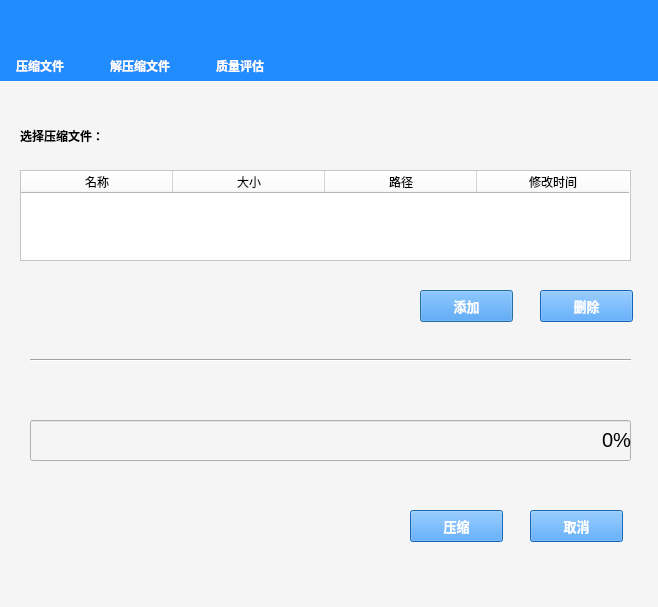
<?xml version="1.0" encoding="UTF-8"?>
<ui version="4.0">
 <class>CompressUI</class>
 <widget class="QDialog" name="CompressUI">
  <property name="geometry">
   <rect>
    <x>0</x>
    <y>0</y>
    <width>658</width>
    <height>607</height>
   </rect>
  </property>
  <property name="windowTitle">
   <string>压缩界面</string>
  </property>
  <property name="styleSheet">
   <string notr="true">background-color: rgb(245, 245, 245);</string>
  </property>
  <widget class="QProgressBar" name="progressBar">
   <property name="geometry">
    <rect>
     <x>30</x>
     <y>420</y>
     <width>601</width>
     <height>41</height>
    </rect>
   </property>
   <property name="font">
    <font>
     <pointsize>15</pointsize>
    </font>
   </property>
   <property name="styleSheet">
    <string notr="true">QProgressBar::chunk { background-color: rgb(32, 140, 255) }
QProgressBar { text-align: right }</string>
   </property>
   <property name="value">
    <number>0</number>
   </property>
  </widget>
  <widget class="QTableWidget" name="file_info">
   <property name="geometry">
    <rect>
     <x>20</x>
     <y>170</y>
     <width>611</width>
     <height>91</height>
    </rect>
   </property>
   <property name="styleSheet">
    <string notr="true">background-color: rgb(255, 255, 255);</string>
   </property>
   <property name="lineWidth">
    <number>3</number>
   </property>
   <property name="sizeAdjustPolicy">
    <enum>QAbstractScrollArea::AdjustToContents</enum>
   </property>
   <property name="showGrid">
    <bool>false</bool>
   </property>
   <property name="rowCount">
    <number>0</number>
   </property>
   <attribute name="horizontalHeaderVisible">
    <bool>true</bool>
   </attribute>
   <attribute name="horizontalHeaderCascadingSectionResizes">
    <bool>false</bool>
   </attribute>
   <attribute name="horizontalHeaderMinimumSectionSize">
    <number>28</number>
   </attribute>
   <attribute name="horizontalHeaderDefaultSectionSize">
    <number>152</number>
   </attribute>
   <attribute name="verticalHeaderVisible">
    <bool>false</bool>
   </attribute>
   <attribute name="verticalHeaderMinimumSectionSize">
    <number>37</number>
   </attribute>
   <attribute name="verticalHeaderDefaultSectionSize">
    <number>45</number>
   </attribute>
   <column>
    <property name="text">
     <string>名称</string>
    </property>
   </column>
   <column>
    <property name="text">
     <string>大小</string>
    </property>
   </column>
   <column>
    <property name="text">
     <string>路径</string>
    </property>
   </column>
   <column>
    <property name="text">
     <string>修改时间</string>
    </property>
   </column>
  </widget>
  <widget class="QPushButton" name="scan_file">
   <property name="geometry">
    <rect>
     <x>420</x>
     <y>290</y>
     <width>93</width>
     <height>32</height>
    </rect>
   </property>
   <property name="font">
    <font>
     <family>Adobe Devanagari</family>
     <pointsize>10</pointsize>
     <weight>75</weight>
     <bold>true</bold>
    </font>
   </property>
   <property name="styleSheet">
    <string notr="true">background-color: rgb(32, 140, 255);
color: rgb(255, 255, 255);</string>
   </property>
   <property name="text">
    <string>添加</string>
   </property>
  </widget>
  <widget class="QPushButton" name="delete_file">
   <property name="geometry">
    <rect>
     <x>540</x>
     <y>290</y>
     <width>93</width>
     <height>32</height>
    </rect>
   </property>
   <property name="font">
    <font>
     <family>Adobe Devanagari</family>
     <pointsize>10</pointsize>
     <weight>75</weight>
     <bold>true</bold>
    </font>
   </property>
   <property name="styleSheet">
    <string notr="true">background-color: rgb(32, 140, 255);
color: rgb(255, 255, 255);</string>
   </property>
   <property name="text">
    <string>删除</string>
   </property>
  </widget>
  <widget class="QPushButton" name="comfirm_compress">
   <property name="geometry">
    <rect>
     <x>410</x>
     <y>510</y>
     <width>93</width>
     <height>32</height>
    </rect>
   </property>
   <property name="font">
    <font>
     <family>Adobe Devanagari</family>
     <pointsize>10</pointsize>
     <weight>75</weight>
     <bold>true</bold>
    </font>
   </property>
   <property name="styleSheet">
    <string notr="true">background-color: rgb(32, 140, 255);
color: rgb(255, 255, 255);</string>
   </property>
   <property name="text">
    <string>压缩</string>
   </property>
  </widget>
  <widget class="QPushButton" name="cancel_compress">
   <property name="geometry">
    <rect>
     <x>530</x>
     <y>510</y>
     <width>93</width>
     <height>32</height>
    </rect>
   </property>
   <property name="font">
    <font>
     <family>Adobe Devanagari</family>
     <pointsize>10</pointsize>
     <weight>75</weight>
     <bold>true</bold>
    </font>
   </property>
   <property name="styleSheet">
    <string notr="true">background-color: rgb(32, 140, 255);
color: rgb(255, 255, 255);</string>
   </property>
   <property name="text">
    <string>取消</string>
   </property>
  </widget>
  <widget class="Line" name="line">
   <property name="geometry">
    <rect>
     <x>30</x>
     <y>350</y>
     <width>601</width>
     <height>20</height>
    </rect>
   </property>
   <property name="orientation">
    <enum>Qt::Horizontal</enum>
   </property>
  </widget>
  <widget class="QLabel" name="label_3">
   <property name="geometry">
    <rect>
     <x>20</x>
     <y>120</y>
     <width>121</width>
     <height>31</height>
    </rect>
   </property>
   <property name="font">
    <font>
     <family>Adobe Devanagari</family>
     <weight>75</weight>
     <bold>true</bold>
    </font>
   </property>
   <property name="styleSheet">
    <string notr="true">color: rgb(0, 0, 0);</string>
   </property>
   <property name="text">
    <string>选择压缩文件：</string>
   </property>
  </widget>
  <widget class="QWidget" name="widget" native="true">
   <property name="geometry">
    <rect>
     <x>0</x>
     <y>0</y>
     <width>661</width>
     <height>81</height>
    </rect>
   </property>
   <property name="styleSheet">
    <string notr="true">background-color: rgb(32, 140, 255);</string>
   </property>
   <widget class="QPushButton" name="btn_com">
    <property name="geometry">
     <rect>
      <x>20</x>
      <y>0</y>
      <width>61</width>
      <height>51</height>
     </rect>
    </property>
    <property name="font">
     <font>
      <family>Adobe Devanagari</family>
      <pointsize>14</pointsize>
      <weight>75</weight>
      <bold>true</bold>
     </font>
    </property>
    <property name="styleSheet">
     <string notr="true">border-radius:100px;</string>
    </property>
    <property name="text">
     <string/>
    </property>
    <property name="icon">
     <iconset resource="../../../Compress/DataCompress/dcmp/picture.qrc">
      <normaloff>:/image/10.png</normaloff>:/image/10.png</iconset>
    </property>
    <property name="iconSize">
     <size>
      <width>50</width>
      <height>50</height>
     </size>
    </property>
    <property name="autoRepeat">
     <bool>false</bool>
    </property>
   </widget>
   <widget class="QPushButton" name="btn_dis">
    <property name="geometry">
     <rect>
      <x>120</x>
      <y>0</y>
      <width>61</width>
      <height>51</height>
     </rect>
    </property>
    <property name="font">
     <font>
      <family>Adobe Devanagari</family>
      <pointsize>14</pointsize>
      <weight>75</weight>
      <bold>true</bold>
     </font>
    </property>
    <property name="styleSheet">
     <string notr="true">border-radius:100px;</string>
    </property>
    <property name="text">
     <string/>
    </property>
    <property name="icon">
     <iconset resource="../../../Compress/DataCompress/dcmp/picture.qrc">
      <normaloff>:/image/11.png</normaloff>:/image/11.png</iconset>
    </property>
    <property name="iconSize">
     <size>
      <width>50</width>
      <height>50</height>
     </size>
    </property>
   </widget>
   <widget class="QPushButton" name="btn_eva">
    <property name="geometry">
     <rect>
      <x>220</x>
      <y>0</y>
      <width>61</width>
      <height>51</height>
     </rect>
    </property>
    <property name="font">
     <font>
      <family>Adobe Devanagari</family>
      <pointsize>14</pointsize>
      <weight>75</weight>
      <bold>true</bold>
     </font>
    </property>
    <property name="styleSheet">
     <string notr="true">border-radius:100px;</string>
    </property>
    <property name="text">
     <string/>
    </property>
    <property name="icon">
     <iconset resource="../../../Compress/DataCompress/dcmp/picture.qrc">
      <normaloff>:/image/12.png</normaloff>:/image/12.png</iconset>
    </property>
    <property name="iconSize">
     <size>
      <width>50</width>
      <height>50</height>
     </size>
    </property>
    <property name="autoRepeat">
     <bool>false</bool>
    </property>
   </widget>
   <widget class="QLabel" name="label_7">
    <property name="geometry">
     <rect>
      <x>10</x>
      <y>50</y>
      <width>81</width>
      <height>31</height>
     </rect>
    </property>
    <property name="font">
     <font>
      <family>Adobe Devanagari</family>
      <weight>75</weight>
      <bold>true</bold>
     </font>
    </property>
    <property name="styleSheet">
     <string notr="true">color: rgb(255, 255, 255);
background：transparent；</string>
    </property>
    <property name="text">
     <string>  压缩文件</string>
    </property>
   </widget>
   <widget class="QLabel" name="label_8">
    <property name="geometry">
     <rect>
      <x>110</x>
      <y>50</y>
      <width>91</width>
      <height>31</height>
     </rect>
    </property>
    <property name="font">
     <font>
      <family>Adobe Devanagari</family>
      <weight>75</weight>
      <bold>true</bold>
     </font>
    </property>
    <property name="styleSheet">
     <string notr="true">color: rgb(255, 255, 255);
background：transparent；</string>
    </property>
    <property name="text">
     <string>解压缩文件</string>
    </property>
   </widget>
   <widget class="QLabel" name="label_9">
    <property name="geometry">
     <rect>
      <x>210</x>
      <y>50</y>
      <width>81</width>
      <height>31</height>
     </rect>
    </property>
    <property name="font">
     <font>
      <family>Adobe Devanagari</family>
      <weight>75</weight>
      <bold>true</bold>
     </font>
    </property>
    <property name="styleSheet">
     <string notr="true">color: rgb(255, 255, 255);
background：transparent；</string>
    </property>
    <property name="text">
     <string>  质量评估</string>
    </property>
   </widget>
  </widget>
 </widget>
 <resources>
  <include location="../../../Compress/DataCompress/dcmp/picture.qrc"/>
 </resources>
 <connections>
  <connection>
   <sender>cancel_compress</sender>
   <signal>clicked()</signal>
   <receiver>CompressUI</receiver>
   <slot>cancel_compress()</slot>
   <hints>
    <hint type="sourcelabel">
     <x>622</x>
     <y>541</y>
    </hint>
    <hint type="destinationlabel">
     <x>559</x>
     <y>369</y>
    </hint>
   </hints>
  </connection>
  <connection>
   <sender>scan_file</sender>
   <signal>clicked()</signal>
   <receiver>CompressUI</receiver>
   <slot>select_compress()</slot>
   <hints>
    <hint type="sourcelabel">
     <x>422</x>
     <y>321</y>
    </hint>
    <hint type="destinationlabel">
     <x>309</x>
     <y>267</y>
    </hint>
   </hints>
  </connection>
  <connection>
   <sender>delete_file</sender>
   <signal>clicked()</signal>
   <receiver>CompressUI</receiver>
   <slot>delete_file()</slot>
   <hints>
    <hint type="sourcelabel">
     <x>591</x>
     <y>321</y>
    </hint>
    <hint type="destinationlabel">
     <x>590</x>
     <y>118</y>
    </hint>
   </hints>
  </connection>
  <connection>
   <sender>comfirm_compress</sender>
   <signal>clicked()</signal>
   <receiver>CompressUI</receiver>
   <slot>confirm_compress()</slot>
   <hints>
    <hint type="sourcelabel">
     <x>466</x>
     <y>523</y>
    </hint>
    <hint type="destinationlabel">
     <x>424</x>
     <y>561</y>
    </hint>
   </hints>
  </connection>
  <connection>
   <sender>btn_dis</sender>
   <signal>clicked()</signal>
   <receiver>CompressUI</receiver>
   <slot>to_decomUI()</slot>
   <hints>
    <hint type="sourcelabel">
     <x>166</x>
     <y>28</y>
    </hint>
    <hint type="destinationlabel">
     <x>277</x>
     <y>104</y>
    </hint>
   </hints>
  </connection>
  <connection>
   <sender>btn_eva</sender>
   <signal>clicked()</signal>
   <receiver>CompressUI</receiver>
   <slot>to_evaUI()</slot>
   <hints>
    <hint type="sourcelabel">
     <x>259</x>
     <y>25</y>
    </hint>
    <hint type="destinationlabel">
     <x>412</x>
     <y>107</y>
    </hint>
   </hints>
  </connection>
 </connections>
 <slots>
  <slot>open_compressfile()</slot>
  <slot>display_fileinfo()</slot>
  <slot>cancel_compress()</slot>
  <slot>select_compress()</slot>
  <slot>delete_file()</slot>
  <slot>confirm_compress()</slot>
  <slot>to_comUI()</slot>
  <slot>to_decomUI()</slot>
  <slot>to_evaUI()</slot>
 </slots>
</ui>
